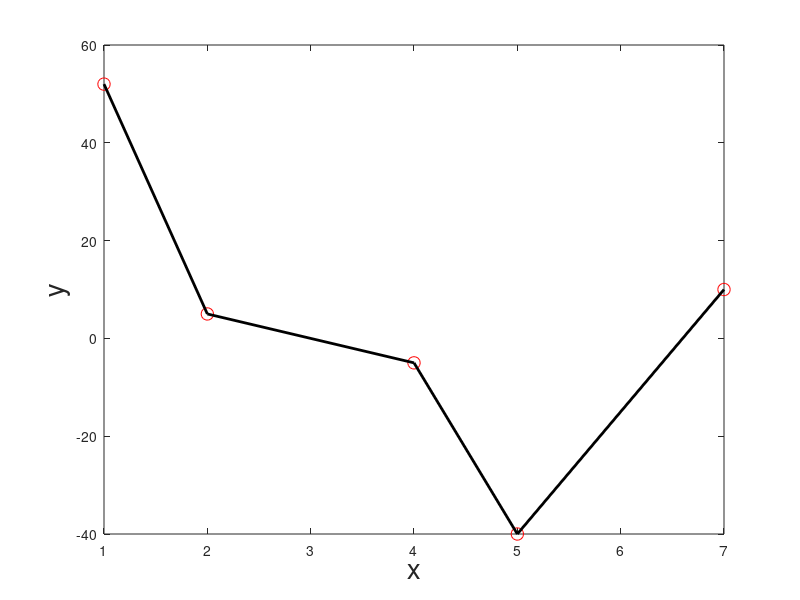

Recreate this plot in MATLAB.
%%%%%%%%%%%%%%%%%%%%%%%%%%%%%%%%%%%%%%%%%%%%%%%%
%  Numerical Methods                           %
%  Engr. Mary Christianne Edjan                %
%                                              %
%  Linear Interpolation (Lagrange)             %
%  Curve Fitting and Interpolation             %
%  Octave Code                                 %
%%%%%%%%%%%%%%%%%%%%%%%%%%%%%%%%%%%%%%%%%%%%%%%%

clear all
clc

% Given
x = [1 2 4 5 7];
y = [52 5 -5 -40 10] ;
Xint = 3;

% Main Code
n = length(x) ;
for i =1:n
L(i) =1;
  for j = 1:n
   if j != i
    L(i)= L(i)*(Xint-x(j))/(x(i)-x(j));
    endif
  endfor
endfor

Yint = sum(y.*L)
  
% Plot
plot(x,y,'ro','markersize',9)
hold on
plot(x,y,'k','linewidth',2)
xlabel('x','fontsize',20)
ylabel('y','fontsize',20)
